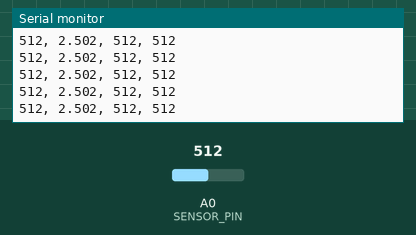
The sketch below on a simulated Arduino Uno, built with avr-gcc and run on an emulated ATmega328P. Parts: the last lines printed to the serial monitor. The inputs (shaded band) are chosen by the test bench; at power-on: A0 (SENSOR_PIN) = 512.

Above: at 1.2 s.
1.3 s: A0 (SENSOR_PIN) set to 716
At 1.31 s:
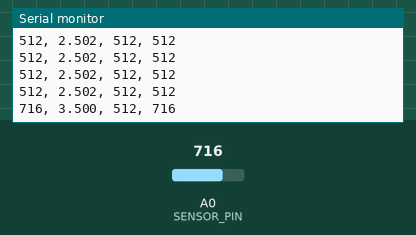
2.8 s: A0 (SENSOR_PIN) set to 900
At 2.81 s:
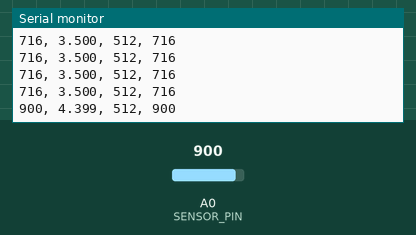
Timing chart, 0 to 5.8 s (numbered marks = the images above; inputs shaded):
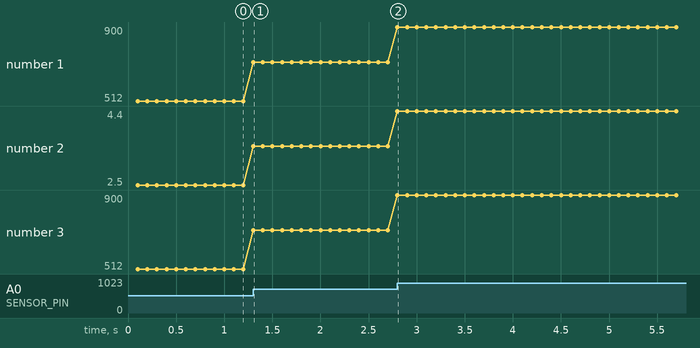

The sketch:

steering_sensor_test.ino
```cpp
// steering_sensor_test.ino
//
// Standalone bring-up sketch to characterize the steering angle sensor
// (assumed to be a 3-wire analog potentiometer-style sensor: power, GND,
// signal). No ROS 2, no motor driver involved -- this only reads the
// sensor and prints raw ADC + voltage + a running min/max to the Serial
// Monitor, so the sensor full-scale range can be found by hand before it
// gets wired into a real feedback control loop.
//
// Wiring:
//   sensor power  -> Arduino 5V
//   sensor GND    -> Arduino GND
//   sensor signal -> Arduino A0
// If the sensor is rated for 3.3V logic instead of 5V, power it from 3.3V
// instead and do not feed a 5V signal back into an Uno's A0 -- the Uno's
// ADC reference below assumes a 5V signal range.
//
// How to use:
//   1. Wire as above, upload this sketch, open Serial Monitor at 115200 baud.
//   2. By hand (motor unpowered), slowly turn the steering through its full
//      mechanical range, lock to lock.
//   3. Watch the printed min/max -- those are the raw ADC values at full
//      lock each direction. Write them down; they are what
//      hyper_motor_interface.ino (once feedback control is added) will
//      need to convert a raw reading into an actual angle.

const uint8_t SENSOR_PIN = A0;
const unsigned long PRINT_PERIOD_MS = 100; // 10 Hz

int min_reading = 1023;
int max_reading = 0;
unsigned long last_print_ms = 0;

void setup() {
  Serial.begin(115200);
  Serial.println("STEERING_SENSOR_TEST_READY");
  Serial.println("raw_adc, voltage_v, min_seen, max_seen");
}

void loop() {
  int raw = analogRead(SENSOR_PIN);
  if (raw < min_reading) {
    min_reading = raw;
  }
  if (raw > max_reading) {
    max_reading = raw;
  }

  if (millis() - last_print_ms >= PRINT_PERIOD_MS) {
    last_print_ms = millis();
    float voltage = raw / 1023.0f * 5.0f;
    Serial.print(raw);
    Serial.print(", ");
    Serial.print(voltage, 3);
    Serial.print(", ");
    Serial.print(min_reading);
    Serial.print(", ");
    Serial.println(max_reading);
  }
}
```

Measured:
- after the input at 1.3 s, the serial monitor: prints a new line at once (image 1)
- after the input at 2.8 s, the serial monitor: prints a new line at once (image 2)
- plotted number 1: 512 → 716 after the input at 1.3 s, 716 → 900 after the input at 2.8 s
- plotted number 2: 2.5 → 3.5 after the input at 1.3 s, 3.5 → 4.4 after the input at 2.8 s
- plotted number 3: 512 → 716 after the input at 1.3 s, 716 → 900 after the input at 2.8 s
